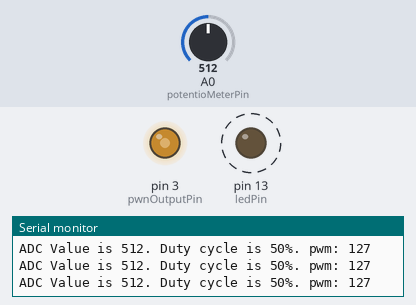
A sketch run on a simulated Arduino Uno, built with avr-gcc and run on an emulated ATmega328P. On the bench: output pins drawn as LEDs (lit = HIGH), the last lines printed to the serial monitor. Dashed ring = blinking. The inputs (shaded band) are chosen by the test bench; at power-on: A0 (potentioMeterPin) = 512.

Above: at 1.2 s.
1.3 s: A0 (potentioMeterPin) set to 716
At 1.59 s:
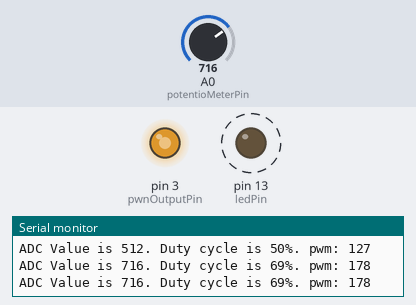
4.3 s: A0 (potentioMeterPin) set to 416
7.3 s: A0 (potentioMeterPin) set to 384
At 7.69 s:
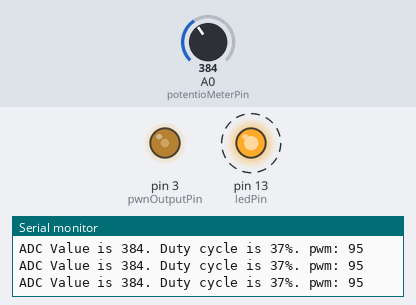
10.3 s: A0 (potentioMeterPin) set to 0
At 10.9 s:
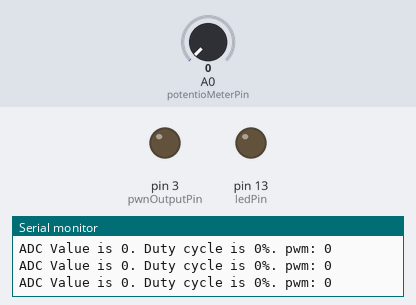
11.9 s: A0 (potentioMeterPin) set to 122
At 12.62 s:
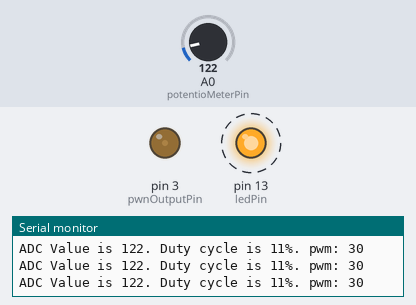
14.9 s: A0 (potentioMeterPin) set to 984
At 15.23 s:
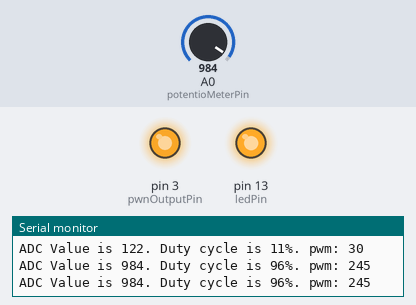
17.9 s: A0 (potentioMeterPin) set to 1008
At 18.21 s:
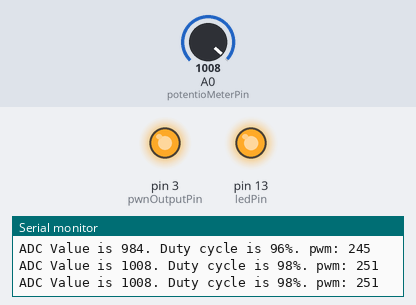
Timing chart, 0 to 20.9 s (numbered marks = the images above; inputs shaded):
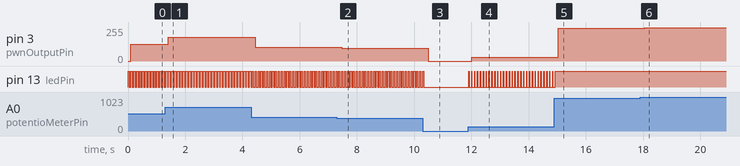

The sketch:

ex_6_1_start.ino
```cpp
/*
 예제 6.1
 포텐쇼미터 입력
 */

// 0번 아날로그핀을 포텐쇼미터 입력으로 설정한다.
const int potentioMeterPin = 0;

//13번 핀에 연결되어 있는 내장 LED를 출력으로 사용한다.
const int ledPin = 13;

const int pwnOutputPin = 3;

void setup() {
// 13번 핀을 출력으로 설정한다. 아날로그 입력핀은 설정이 불필요하다.
  pinMode(ledPin, OUTPUT);
// 시리얼 통신을 설정한다.
  Serial.begin(9600);
}

void loop(){

  int adcValue; // 실제 센서로부터 읽은 값 (0~1023)
  int duty;     // LED 점멸 주기 (0~100%)
  int pwm;
// 포텐쇼미터 값을 읽는다.
  adcValue = analogRead(potentioMeterPin);
// 포텐쇼미터 값을 0~100의 범위로 변경한다.
  duty = map(adcValue,0,1023,0,100);

// LED를 duty ms 만큼 점등한다.
  digitalWrite(ledPin, HIGH);
  delay(duty);

// 나머지 시간에는 소등시킨다.
  digitalWrite(ledPin, LOW);
  delay(100-duty);

  pwm = map(adcValue,0,1023,0,255);
  analogWrite(pwnOutputPin,pwm);


// 시리얼 통신으로 ADC 값과 Duty를 출력한다.
  Serial.print("ADC Value is ");
  Serial.print(adcValue);
  Serial.print(". Duty cycle is ");
  Serial.print(duty);
  Serial.print("%");
  Serial.print(". pwm: ");
  Serial.println(pwm);
}
```

Measured:
- after the input at 1.3 s, pin 3 (pwnOutputPin): 127/255 → 178/255 after 0.11 s
- after the input at 4.3 s, pin 3 (pwnOutputPin): 178/255 → 103/255 after 0.14 s
- after the input at 7.3 s, pin 3 (pwnOutputPin): 103/255 → 95/255 after 0.17 s
- after the input at 10.3 s, pin 3 (pwnOutputPin): 95/255 → 0/255 after 0.20 s; pin 13 (ledPin): goes on until 10.3 s, then stays LOW
- after the input at 11.9 s, pin 3 (pwnOutputPin): 0/255 → 30/255 after 0.11 s; pin 13 (ledPin): alternates HIGH for 0.01 s and LOW for 0.09 s, starting at once
- after the input at 14.9 s, pin 3 (pwnOutputPin): 30/255 → 245/255 after 0.14 s; pin 13 (ledPin): goes on until 14.9 s, then stays HIGH
- after the input at 17.9 s, pin 3 (pwnOutputPin): 245/255 → 251/255 after 0.17 s; pin 13 (ledPin): stays HIGH (without the input it goes to LOW after 4.0 s)
- by itself, pin 13 (ledPin): alternates HIGH for 0.04 s and LOW for 0.06 s
